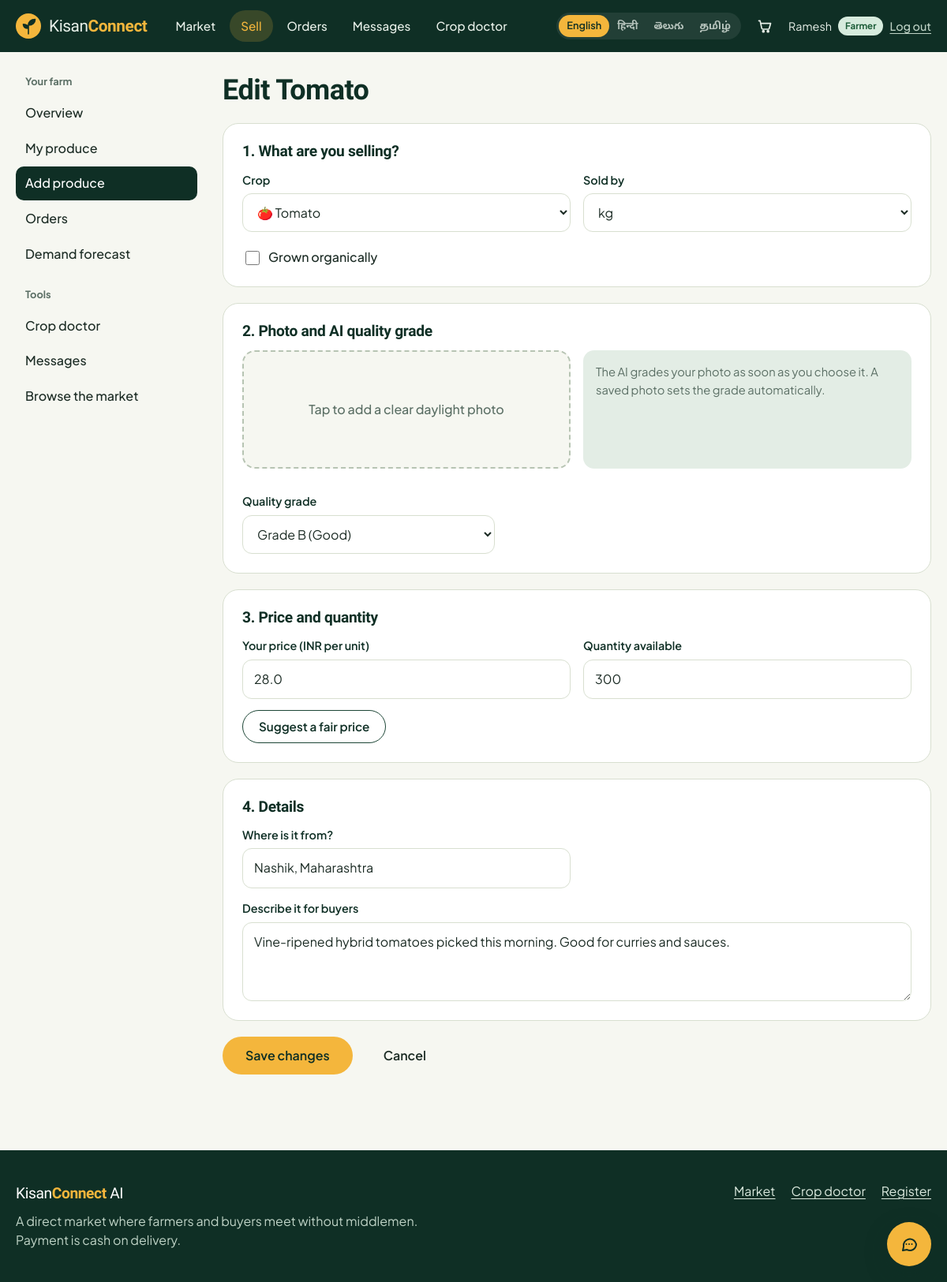
The app's page /farmer/products/2/edit (signed in) with its own data.
### tables this page shows
CREATE TABLE users(
  id INTEGER PRIMARY KEY AUTOINCREMENT,
  username TEXT UNIQUE NOT NULL, password_hash TEXT NOT NULL,
  name TEXT NOT NULL, role TEXT NOT NULL CHECK(role IN ('admin','farmer','buyer')),
  phone TEXT, village TEXT, address TEXT, language TEXT DEFAULT 'en',
  status TEXT NOT NULL DEFAULT 'active', cod_blocked INTEGER NOT NULL DEFAULT 0,
  created_at TEXT NOT NULL);

CREATE TABLE products(
  id INTEGER PRIMARY KEY AUTOINCREMENT,
  seller_id INTEGER NOT NULL REFERENCES users(id),
  name TEXT NOT NULL, category TEXT NOT NULL, description TEXT,
  price REAL NOT NULL, unit TEXT NOT NULL, quantity INTEGER NOT NULL,
  grade TEXT NOT NULL DEFAULT 'B', quality_score INTEGER, ai_verified INTEGER NOT NULL DEFAULT 0,
  organic INTEGER NOT NULL DEFAULT 0, location TEXT, image TEXT, emoji TEXT,
  status TEXT NOT NULL DEFAULT 'active', created_at TEXT NOT NULL);

### app.py (the view, shortened to what this page needs)
@app.route("/farmer/products/<int:pid>/edit", methods=["GET", "POST"])
@role_required("farmer")
def product_edit(pid):
    p = q("SELECT * FROM products WHERE id=?", (pid,), one=True)
    if not p:
        abort(404)
    if g.user["role"] != "admin" and p["seller_id"] != g.user["id"]:
        abort(403)
    form = dict(p) | {"crop": p["name"] if p["name"] in CROPS else "__other", "custom_name": p["name"]}
    return render_template("farmer/product_form.html", p=p, form=form, crops=CROPS, units=UNITS, grades=GRADES)

### app.py (called while the page is built)
def get_db():
    if "db" not in g:
        g.db = sqlite3.connect(DB_PATH)
        g.db.row_factory = sqlite3.Row
        g.db.execute("PRAGMA foreign_keys=ON")
    return g.db

def q(sql, args=(), one=False):
    cur = get_db().execute(sql, args)
    rows = cur.fetchall()
    cur.close()
    if one:
        return rows[0] if rows else None
    return rows

def role_required(*roles):
    def deco(fn):
        @wraps(fn)
        def wrapper(*a, **k):
            if not g.user:
                flash("Log in to continue.", "info")
                return redirect(url_for("login", next=request.path))
            if roles and g.user["role"] != "admin" and g.user["role"] not in roles:
                abort(403)
            return fn(*a, **k)
        return wrapper
    return deco

def csrf_token():
    if "_csrf" not in session:
        session["_csrf"] = secrets.token_hex(16)
    return session["_csrf"]

@app.before_request
def load_user():
    g.user = None
    uid = session.get("uid")
    if uid:
        user = q("SELECT * FROM users WHERE id=?", (uid,), one=True)
        if user and user["status"] != "blocked":
            g.user = user
        else:
            session.pop("uid", None)
    if request.method == "POST":
        token = request.form.get("_csrf") or request.headers.get("X-CSRF-Token", "")
        if not token or not secrets.compare_digest(token, session.get("_csrf", "")):
            abort(400)

@app.context_processor
def inject():
    lang = session.get("lang") or (g.user["language"] if g.user else "en")
    if lang not in LANG_NAMES:
        lang = "en"
    def t(key):
        row = TRANSLATIONS.get(key, {})
        return row.get(lang) or row.get("en") or key
    cart = session.get("cart", {})
    unread = 0
    if g.user:
        unread = q("SELECT COUNT(*) c FROM messages WHERE receiver_id=? AND is_read=0", (g.user["id"],), one=True)["c"]
    return dict(t=t, lang=lang, lang_names=LANG_NAMES, csrf_token=csrf_token, me=g.user,
                cart_count=sum(cart.values()), unread_count=unread, categories=CATEGORIES,
                order_flow=ORDER_FLOW, year=datetime.now().year)

### templates/farmer/product_form.html (shortened to what this page needs)
{% extends "dash_base.html" %}
{% set section = 'f-new' %}
{% block content %}
{% set curcrop = form.get('crop') or '' %}
<header class="dash-head"><h1>{{ 'Edit ' ~ p.name if p else 'Add produce' }}</h1></header>
<form method="post" enctype="multipart/form-data" class="pform" data-product-form novalidate>
  <section class="panel">
    <h2>1. What are you selling?</h2>
    <div class="row">
      <div class="field">
        <label for="crop">Crop</label>
        <select class="input" id="crop" name="crop" data-crop required>
          {% for cat in categories %}
          <optgroup label="{{ cat }}">
            {% for name, info in crops.items() if info.cat == cat %}
            <option value="{{ name }}" data-unit="{{ info.unit }}" {{ 'selected' if curcrop == name }}>{{ info.emoji }} {{ name }}</option>
            {% endfor %}
          </optgroup>
          {% endfor %}
        </select>
      </div>
      <div class="field">
        <label for="unit">Sold by</label>
        <select class="input" id="unit" name="unit" data-unit>
          {% for u in units %}<option {{ 'selected' if form.get('unit') == u }}>{{ u }}</option>{% endfor %}
        </select>
      </div>
    </div>
    <label class="check"><input type="checkbox" name="organic" value="1" data-organic {{ 'checked' if form.get('organic') }}> Grown organically</label>
  </section>
  <section class="panel">
    <h2>2. Photo and AI quality grade</h2>
    <div class="photo-row">
      <label class="drop" for="image">
        <span>{{ 'Replace the photo' if p and p.image else 'Tap to add a clear daylight photo' }}</span>
      </label>
      <div class="ai-box" data-grade-box aria-live="polite">
        <p class="muted">The AI grades your photo as soon as you choose it. A saved photo sets the grade automatically.</p>
      </div>
    </div>
    <div class="field narrow-field">
      <label for="grade">Quality grade</label>
      <select class="input" id="grade" name="grade" data-grade>
        {% for g, label in grades.items() %}<option value="{{ g }}" {{ 'selected' if (form.get('grade') or 'B') == g }}>Grade {{ g }} ({{ label }})</option>{% endfor %}
      </select>
    </div>
  </section>
  <section class="panel">
    <h2>3. Price and quantity</h2>
    <div class="row">
      <div class="field">
        <label for="price">Your price (INR per unit)</label>
        <input class="input" id="price" name="price" type="number" step="0.5" min="1" value="{{ form.get('price', '') }}" required data-price>
      </div>
      <div class="field">
        <label for="quantity">Quantity available</label>
        <input class="input" id="quantity" name="quantity" type="number" min="1" value="{{ form.get('quantity', '') }}" required>
      </div>
    </div>
    <button type="button" class="btn btn-outline" data-suggest>Suggest a fair price</button>
  </section>
  <section class="panel">
    <h2>4. Details</h2>
    <div class="row">
      <div class="field"><label for="location">Where is it from?</label><input class="input" id="location" name="location" maxlength="80" value="{{ form.get('location') or me.village or '' }}"></div>
    </div>
    <div class="field"><label for="description">Describe it for buyers</label>
      <textarea class="input" id="description" name="description" rows="3" maxlength="600" placeholder="Variety, harvest date, how it is packed">{{ form.get('description', '') }}</textarea></div>
  </section>
  <div class="form-actions">
    <button class="btn btn-gold btn-lg">{{ 'Save changes' if p else 'List on the market' }}</button>
    <a class="btn btn-ghost btn-lg" href="{{ url_for('farmer_products') }}">Cancel</a>
  </div>
</form>
{% endblock %}

### templates/base.html (shortened to what this page needs)
<!doctype html>
<html lang="{{ lang }}">
<head>
  <link rel="stylesheet" href="{{ url_for('static', filename='css/style.css') }}">
</head>
<body class="{% block bodyclass %}{% endblock %}">
<header class="topbar">
  <div class="wrap topbar-in">
    <a class="brand" href="{{ url_for('landing') }}" aria-label="KisanConnect AI home">
      <span class="brand-name">Kisan<b>Connect</b></span>
    </a>
    <nav class="nav" id="nav" aria-label="Main">
      <a href="{{ url_for('shop') }}" class="{{ 'on' if request.path.startswith('/shop') or request.path.startswith('/product') }}">{{ t('nav_shop') }}</a>
      {% if me and me.role in ('farmer', 'admin') %}<a href="{{ url_for('farmer_dashboard') }}" class="{{ 'on' if request.path.startswith('/farmer') }}">{{ t('nav_sell') }}</a>{% endif %}
      {% if me %}<a href="{{ url_for('orders') }}" class="{{ 'on' if request.path.startswith('/orders') }}">{{ t('nav_orders') }}</a>
      <a href="{{ url_for('chat') }}" class="{{ 'on' if request.path.startswith('/chat') }}">{{ t('nav_chat') }}{% if unread_count %}<span class="dot-count">{{ unread_count }}</span>{% endif %}</a>{% endif %}
      <a href="{{ url_for('crop_doctor') }}" class="{{ 'on' if request.path.startswith('/ai/crop') }}">{{ t('nav_doctor') }}</a>
    </nav>
    <div class="topbar-tools">
      <div class="lang" role="group" aria-label="Language">
        {% for code, label in lang_names.items() %}
          <a href="{{ url_for('set_lang', code=code, next=request.path) }}" class="{{ 'on' if code == lang }}" hreflang="{{ code }}" lang="{{ code }}">{{ label }}</a>
        {% endfor %}
      </div>
      {% if me %}
        <a class="cart-link" href="{{ url_for('cart') }}" aria-label="{{ t('nav_cart') }}">
          <svg viewBox="0 0 24 24" width="20" height="20" fill="none" stroke="currentColor" stroke-width="2" stroke-linecap="round" stroke-linejoin="round"><path d="M3 4h2l2.4 11.2a2 2 0 0 0 2 1.6h7.6a2 2 0 0 0 2-1.5L21 8H6.2"/><circle cx="10" cy="20" r="1.2"/><circle cx="17" cy="20" r="1.2"/></svg>
        </a>
        <div class="me">
          <span class="me-name">{{ me.name.split(' ')[0] }}</span>
          <span class="role-tag role-{{ me.role }}">{{ me.role }}</span>
          <form method="post" action="{{ url_for('logout') }}"><input type="hidden" name="_csrf" value="{{ csrf_token() }}"><button class="link-btn">{{ t('nav_logout') }}</button></form>
        </div>
      {% else %}
        <a class="btn btn-ghost btn-sm" href="{{ url_for('login') }}">{{ t('nav_login') }}</a>
        <a class="btn btn-primary btn-sm" href="{{ url_for('register') }}">{{ t('nav_register') }}</a>
      {% endif %}
    </div>
  </div>
</header>
{% block body %}<main id="main">{% block content %}{% endblock %}</main>{% endblock %}
<footer class="footer">
  <div class="wrap footer-in">
    <div>
      <span class="brand-name">Kisan<b>Connect</b> AI</span>
      <p>A direct market where farmers and buyers meet without middlemen. Payment is cash on delivery.</p>
    </div>
    <div class="footer-links">
      <a href="{{ url_for('shop') }}">{{ t('nav_shop') }}</a>
      <a href="{{ url_for('crop_doctor') }}">{{ t('nav_doctor') }}</a>
      <a href="{{ url_for('register') }}">{{ t('nav_register') }}</a>
    </div>
  </div>
</footer>
<button class="bot-fab" type="button" data-bot-open aria-label="{{ t('assistant_title') }}" aria-expanded="false" aria-controls="bot">
  <svg viewBox="0 0 24 24" width="24" height="24" fill="none" stroke="currentColor" stroke-width="2" stroke-linecap="round" stroke-linejoin="round" aria-hidden="true"><path d="M21 12a8 8 0 0 1-11.6 7.1L4 20l1-4.6A8 8 0 1 1 21 12z"/><path d="M8.5 12h.01M12 12h.01M15.5 12h.01"/></svg>
</button>
</body>
</html>

### records on screen
users: name "Ramesh", role "Farmer"
products: name "Edit Tomato", price "28.0", quantity "300", location "Nashik, Maharashtra", description "Vine-ripened hybrid tomatoes picked this morning. Good for curries and sauces."

### other values on screen
{{ t('nav_shop') }} "Market"
{{ t('nav_sell') }} "Sell"
{{ t('nav_orders') }} "Orders"
{{ t('nav_chat') }} "Messages"
{{ t('nav_doctor') }} "Crop doctor"
{{ label }} "English" "हिन्दी" "తెలుగు" "தமிழ்"
{{ t('nav_logout') }} "Log out"
{{ label }} "Overview" "My produce" "Add produce" "Orders" "Demand forecast"
{{ 'Save changes' if p else 'List on the market' }} "Save changes"
{{ t('nav_register') }} "Register"
form field crop "🍅 Tomato"
form field unit "kg"
